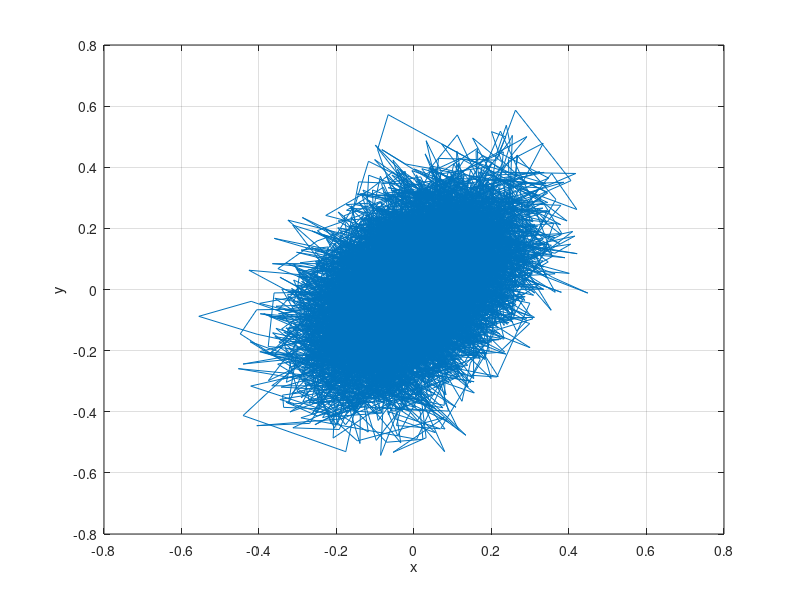

The MATLAB script that drew this image:
%%%%%%%%%%%%%%%%%%%%%%%%%%%%%%%%%%%%%%%%%%%%%%%%%%%%%%%%%%%%%%%%%
%Copyright (c) 2020 QEP Research Group
%Main_generate_ARmodel version 1
%%%%%%%%%%%%%%%%%%%%%%%%%%%%%%%%%%%%%%%%%%%%%%%%%%%%%%%%%%%%%%%%%

%This code generates three Lorenz systems which interact depending on
%the values of the interaction terms

clear; clc; 

%Definition of the number of points for the simulation (Nt), time step (dt) and time vector
%(t)
Nt = 1e4;
t = 1:Nt;

%definition of the influence coefficients C 
C = 0.2;

%Random noise can be added for noise sensitivity analysis
I_noise = 0.0;

%initialisation of the vector. The first point is chosen randomly. Thus,
%any new numerical simulation will be different
x=zeros(size(t)); x1(1) = rand()*1;
y=zeros(size(t)); y1(1) = rand()*1;

%The system is solved at any time step. 

for i = 2:Nt
   
    x(i) = 0.5*x(i-1) + 0.2*y(i-1) + normrnd(0,0.1);
    y(i) = C*x(i-1) + 0.7*y(i-1) + normrnd(0,0.1);
    
end

%Noise adding
x = normrnd(x,I_noise);
y = normrnd(y,I_noise);

%Plot the three systems
figure (1)
clf
plot(x,y)
grid on
xlabel('x')
ylabel('y')
